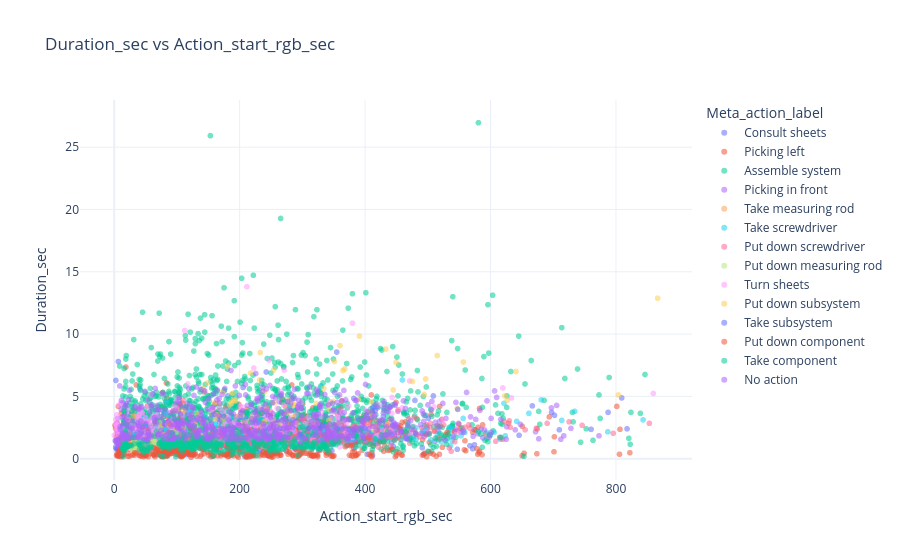
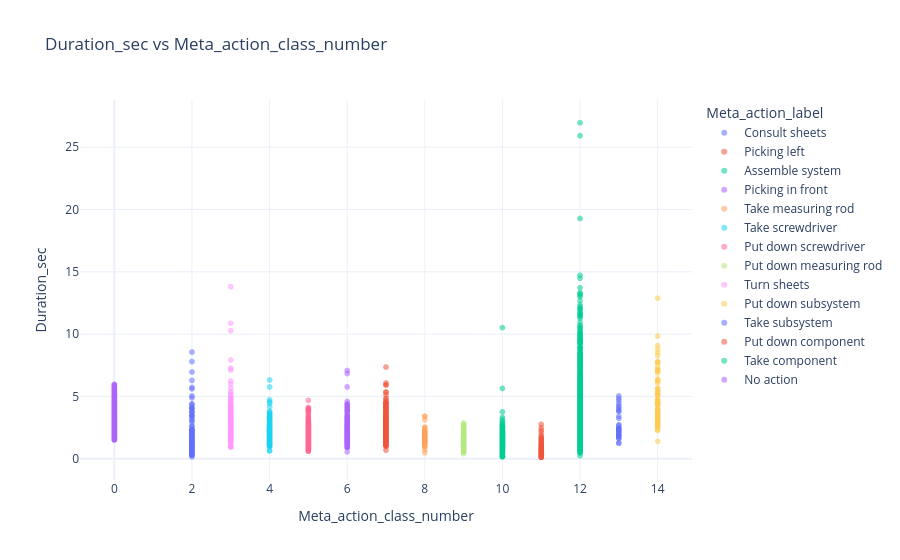
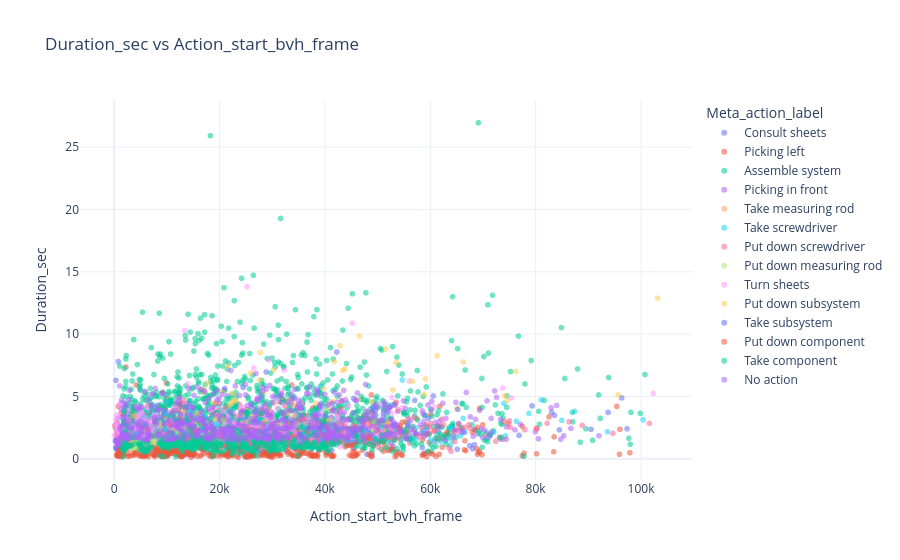

Notebook code for these charts, in order:
### Code cell
# --- Scatter vs target (numeric x vs TARGET_COL) ---
# Pick a few interpretable x variables
candidate_x = [c for c in ["Action_start_rgb_sec", "Meta_action_class_number", "Action_start_bvh_frame"] if c in df.columns]

for xcol in candidate_x:
    if xcol == TARGET_COL:
        continue
    fig = px.scatter(
        df,
        x=xcol,
        y=TARGET_COL,
        color="Meta_action_label" if "Meta_action_label" in df.columns else None,
        hover_data=["File", "Action_label"] if "File" in df.columns else None,
        title=f"{TARGET_COL} vs {xcol}",
        opacity=0.55,
    )
    fig.show()

### Figure 1 — Plotly figure (JSON) as saved in the notebook; plotly's stock layout.template omitted (floating-point values rounded to 4 significant figures; data arrays with more than 128 entries replaced by an {"elided": "..."} marker saying what was removed)
{"data": [{"customdata": {"elided": "132x2 str values"}, "hovertemplate": "Meta_action_label=Consult sheets<br>Action_start_rgb_sec=%{x}<br>Duration_sec=%{y}<br>File=%{customdata[0]}<br>Action_label=%{customdata[1]}<extra></extra>", "legendgroup": "Consult sheets", "marker": {"color": "#636efa", "opacity": 0.55, "symbol": "circle"}, "mode": "markers", "name": "Consult sheets", "showlegend": true, "type": "scattergl", "x": {"elided": "132 float values"}, "xaxis": "x", "y": {"elided": "132 float values"}, "yaxis": "y"}, {"customdata": {"elided": "641x2 str values"}, "hovertemplate": "Meta_action_label=Picking left<br>Action_start_rgb_sec=%{x}<br>Duration_sec=%{y}<br>File=%{customdata[0]}<br>Action_label=%{customdata[1]}<extra></extra>", "legendgroup": "Picking left", "marker": {"color": "#EF553B", "opacity": 0.55, "symbol": "circle"}, "mode": "markers", "name": "Picking left", "showlegend": true, "type": "scattergl", "x": {"elided": "641 float values"}, "xaxis": "x", "y": {"elided": "641 float values"}, "yaxis": "y"}, {"customdata": {"elided": "1378x2 str values"}, "hovertemplate": "Meta_action_label=Assemble system<br>Action_start_rgb_sec=%{x}<br>Duration_sec=%{y}<br>File=%{customdata[0]}<br>Action_label=%{customdata[1]}<extra></extra>", "legendgroup": "Assemble system", "marker": {"color": "#00cc96", "opacity": 0.55, "symbol": "circle"}, "mode": "markers", "name": "Assemble system", "showlegend": true, "type": "scattergl", "x": {"elided": "1378 float values"}, "xaxis": "x", "y": {"elided": "1378 float values"}, "yaxis": "y"}, {"customdata": {"elided": "456x2 str values"}, "hovertemplate": "Meta_action_label=Picking in front<br>Action_start_rgb_sec=%{x}<br>Duration_sec=%{y}<br>File=%{customdata[0]}<br>Action_label=%{customdata[1]}<extra></extra>", "legendgroup": "Picking in front", "marker": {"color": "#ab63fa", "opacity": 0.55, "symbol": "circle"}, "mode": "markers", "name": "Picking in front", "showlegend": true, "type": "scattergl", "x": {"elided": "456 float values"}, "xaxis": "x", "y": {"elided": "456 float values"}, "yaxis": "y"}, {"customdata": {"elided": "76x2 str values"}, "hovertemplate": "Meta_action_label=Take measuring rod<br>Action_start_rgb_sec=%{x}<br>Duration_sec=%{y}<br>File=%{customdata[0]}<br>Action_label=%{customdata[1]}<extra></extra>", "legendgroup": "Take measuring rod", "marker": {"color": "#FFA15A", "opacity": 0.55, "symbol": "circle"}, "mode": "markers", "name": "Take measuring rod", "showlegend": true, "type": "scattergl", "x": [36.56, 84.52, 23.24, 26.44, 42.4, 81.36, 58.2, 39.68, 110.2, 25.08, 76.2, 27.84, 30.72, 74.56, 59.88, 167.5, 59.28, 96.04, 69.28, 154.9, 47.48, 91.72, 24.0, 59.88, 31.76, 78.64, 35.44, 51.8, 125.2, 138.3, 28.08, 64.2, 26.04, 57.48, 37.76, 96.6, 32.6, 66.48, 24.28, 63.28, 30.96, 61.64, 24.64, 53.0, 19.44, 45.52, 26.12, 50.36, 34.68, 95.04, 27.2, 62.68, 26.0, 63.0, 76.28, 40.88, 78.16, 35.08, 73.28, 39.0, 88.68, 41.12, 78.56, 37.08, 23.36, 47.76, 24.04, 47.68, 57.24, 23.16, 57.48, 20.96, 48.64, 26.12, 65.44, 25.28], "xaxis": "x", "y": [1.36, 2.36, 3.12, 1.16, 1.64, 1.92, 1.64, 2.12, 1.0, 2.0, 1.6, 2.24, 3.4, 2.52, 2.12, 1.32, 1.32, 1.64, 2.2, 1.68, 1.84, 2.52, 1.64, 1.64, 1.48, 1.92, 3.4, 1.52, 2.0, 1.4, 1.56, 1.28, 1.4, 1.24, 1.68, 0.48, 1.36, 2.08, 1.32, 1.52, 1.4, 1.36, 1.12, 0.96, 1.56, 1.24, 1.2, 1.24, 2.08, 2.04, 1.84, 1.88, 1.56, 2.2, 0.72, 1.64, 1.92, 1.56, 1.52, 1.36, 1.36, 1.08, 1.32, 1.44, 1.4, 2.2, 1.4, 1.44, 1.88, 1.48, 1.28, 1.48, 1.28, 1.36, 1.64, 1.52], "yaxis": "y"}, {"customdata": {"elided": "420x2 str values"}, "hovertemplate": "Meta_action_label=Take screwdriver<br>Action_start_rgb_sec=%{x}<br>Duration_sec=%{y}<br>File=%{customdata[0]}<br>Action_label=%{customdata[1]}<extra></extra>", "legendgroup": "Take screwdriver", "marker": {"color": "#19d3f3", "opacity": 0.55, "symbol": "circle"}, "mode": "markers", "name": "Take screwdriver", "showlegend": true, "type": "scattergl", "x": {"elided": "420 float values"}, "xaxis": "x", "y": {"elided": "420 float values"}, "yaxis": "y"}, {"customdata": {"elided": "416x2 str values"}, "hovertemplate": "Meta_action_label=Put down screwdriver<br>Action_start_rgb_sec=%{x}<br>Duration_sec=%{y}<br>File=%{customdata[0]}<br>Action_label=%{customdata[1]}<extra></extra>", "legendgroup": "Put down screwdriver", "marker": {"color": "#FF6692", "opacity": 0.55, "symbol": "circle"}, "mode": "markers", "name": "Put down screwdriver", "showlegend": true, "type": "scattergl", "x": {"elided": "416 float values"}, "xaxis": "x", "y": {"elided": "416 float values"}, "yaxis": "y"}, {"customdata": {"elided": "74x2 str values"}, "hovertemplate": "Meta_action_label=Put down measuring rod<br>Action_start_rgb_sec=%{x}<br>Duration_sec=%{y}<br>File=%{customdata[0]}<br>Action_label=%{customdata[1]}<extra></extra>", "legendgroup": "Put down measuring rod", "marker": {"color": "#B6E880", "opacity": 0.55, "symbol": "circle"}, "mode": "markers", "name": "Put down measuring rod", "showlegend": true, "type": "scattergl", "x": [47.28, 93.12, 32.84, 30.0, 49.24, 86.72, 33.72, 65.44, 138.4, 29.72, 79.28, 34.2, 85.2, 70.2, 104.0, 95.36, 174.8, 63.0, 35.2, 71.2, 48.8, 84.88, 45.68, 70.56, 134.3, 146.4, 33.0, 68.64, 29.04, 60.28, 58.76, 100.2, 35.92, 70.72, 28.88, 36.92, 67.84, 34.72, 64.72, 60.76, 25.36, 51.24, 32.08, 56.68, 51.48, 114.7, 37.44, 72.64, 36.12, 73.84, 79.12, 45.52, 86.72, 40.64, 76.56, 46.16, 98.44, 48.92, 84.0, 45.08, 81.96, 27.04, 52.52, 28.24, 51.6, 60.56, 35.0, 65.92, 31.4, 61.24, 37.52, 79.64, 55.4, 91.36], "xaxis": "x", "y": [1.84, 2.32, 2.56, 0.68, 1.68, 0.6, 2.36, 1.36, 1.84, 0.96, 0.8, 0.88, 2.76, 0.64, 0.68, 1.24, 2.72, 1.56, 1.56, 1.28, 1.84, 1.56, 1.12, 2.16, 1.24, 2.72, 1.52, 1.04, 1.28, 1.36, 0.4, 0.52, 0.92, 0.76, 0.76, 1.36, 0.56, 0.72, 1.28, 0.96, 1.2, 1.4, 0.88, 1.04, 1.96, 1.36, 2.64, 2.88, 1.64, 2.44, 1.44, 1.84, 1.84, 1.96, 1.52, 2.16, 2.12, 1.72, 1.32, 0.96, 1.52, 1.08, 1.24, 1.2, 1.6, 1.6, 1.08, 1.36, 1.28, 1.68, 2.52, 1.92, 1.6, 1.6], "yaxis": "y"}, {"customdata": {"elided": "224x2 str values"}, "hovertemplate": "Meta_action_label=Turn sheets<br>Action_start_rgb_sec=%{x}<br>Duration_sec=%{y}<br>File=%{customdata[0]}<br>Action_label=%{customdata[1]}<extra></extra>", "legendgroup": "Turn sheets", "marker": {"color": "#FF97FF", "opacity": 0.55, "symbol": "circle"}, "mode": "markers", "name": "Turn sheets", "showlegend": true, "type": "scattergl", "x": {"elided": "224 float values"}, "xaxis": "x", "y": {"elided": "224 float values"}, "yaxis": "y"}, {"customdata": {"elided": "77x2 str values"}, "hovertemplate": "Meta_action_label=Put down subsystem<br>Action_start_rgb_sec=%{x}<br>Duration_sec=%{y}<br>File=%{customdata[0]}<br>Action_label=%{customdata[1]}<extra></extra>", "legendgroup": "Put down subsystem", "marker": {"color": "#FECB52", "opacity": 0.55, "symbol": "circle"}, "mode": "markers", "name": "Put down subsystem", "showlegend": true, "type": "scattergl", "x": [217.5, 515.0, 184.3, 435.0, 190.5, 414.8, 187.7, 420.0, 141.8, 344.0, 286.6, 626.5, 167.0, 389.0, 193.6, 410.2, 360.0, 622.7, 239.7, 444.8, 349.3, 803.9, 286.7, 556.7, 199.0, 496.5, 203.6, 408.4, 351.1, 866.5, 163.8, 342.8, 148.8, 321.9, 219.3, 436.2, 173.3, 358.7, 142.0, 290.7, 129.1, 277.9, 123.2, 274.8, 111.0, 239.8, 110.6, 235.3, 254.4, 494.3, 180.5, 367.5, 172.5, 334.2, 231.8, 546.8, 216.1, 433.0, 255.5, 475.6, 159.4, 364.6, 243.2, 449.6, 141.2, 155.9, 323.2, 129.9, 263.5, 160.6, 342.3, 132.7, 285.6, 232.8, 640.5, 188.4, 391.1], "xaxis": "x", "y": [6.88, 8.28, 4.32, 2.28, 4.68, 2.32, 4.52, 2.64, 5.64, 4.44, 4.36, 4.68, 4.48, 4.76, 4.64, 4.56, 9.08, 5.04, 3.0, 5.52, 4.6, 5.12, 4.32, 7.76, 3.48, 6.4, 3.48, 3.76, 7.8, 12.88, 3.52, 3.96, 6.08, 4.44, 3.32, 2.8, 3.16, 2.84, 2.76, 2.84, 2.48, 4.68, 3.32, 3.64, 2.56, 5.36, 3.84, 2.64, 7.12, 5.16, 7.44, 7.2, 5.36, 5.64, 6.32, 4.04, 2.96, 8.8, 4.48, 6.2, 4.48, 7.08, 3.96, 7.72, 2.8, 1.4, 2.84, 2.72, 2.68, 3.16, 3.08, 3.56, 3.36, 8.52, 7.0, 5.24, 9.84], "yaxis": "y"}, {"customdata": [["P01_R01", "[OP070] Catch component"], ["P01_R02", "[OP070] Catch P360-1"], ["P01_R03", "[OP070] Catch P360-1"], ["P02_R01", "[OP070] Catch P360-1"], ["P02_R02", "[OP070] Catch P360-1"], ["P03_R01", "[OP070] Catch P360-1"], ["P03_R03", "[OP070] Catch P360-1"], ["P03_R04", "[OP070] Catch P360-1"], ["P04_R01", "[OP070] Catch P360-1"], ["P04_R02", "[OP070] Catch P360-1"], ["P05_R01", "[OP070] Catch P360-1"], ["P05_R02", "[OP070] Catch P360-1"], ["P05_R03", "[OP070] Catch P360-1"], ["P05_R04", "[OP070] Catch P360-1"], ["P06_R01", "[OP070] Catch P360-1"], ["P07_R01", "[OP070] Catch P360-1"], ["P07_R02", "[OP070] Catch P360-1"], ["P08_R01", "[OP070] Catch P360-1"], ["P08_R02", "[OP070] Catch P360-1"], ["P08_R03", "[OP070] Catch P360-1"], ["P08_R04", "[OP070] Catch P360-1"], ["P09_R01", "[OP070] Catch P360-1"], ["P09_R02", "[OP070] Catch P360-1"], ["P09_R03", "[OP070] Catch P360-1"], ["P10_R01", "[OP070] Catch P360-1"], ["P10_R02", "[OP070] Catch P360-1"], ["P10_R03", "[OP070] Catch P360-1"], ["P11_R01", "[OP070] Catch P360-1"], ["P11_R02", "[OP070] Catch P360-1"], ["P12_R01", "[OP070] Catch P360-1"], ["P12_R02", "[OP070] Catch P360-1"], ["P13_R02", "[OP070] Catch P360-1"], ["P14_R01", "[OP030] Catch component"], ["P14_R01", "[OP070] Catch P360-1"], ["P14_R02", "[OP070] Catch P360-1"], ["P15_R01", "[OP070] Catch P360-1"], ["P15_R02", "[OP070] Catch P360-1"], ["P16_R01", "[OP070] Catch P360-1"], ["P16_R02", "[OP070] Catch P360-1"]], "hovertemplate": "Meta_action_label=Take subsystem<br>Action_start_rgb_sec=%{x}<br>Duration_sec=%{y}<br>File=%{customdata[0]}<br>Action_label=%{customdata[1]}<extra></extra>", "legendgroup": "Take subsystem", "marker": {"color": "#636efa", "opacity": 0.55, "symbol": "circle"}, "mode": "markers", "name": "Take subsystem", "showlegend": true, "type": "scattergl", "x": [480.8, 412.3, 381.8, 381.9, 310.2, 599.0, 355.7, 383.7, 547.8, 411.6, 666.7, 500.9, 458.4, 374.6, 760.4, 316.8, 296.8, 381.8, 325.0, 266.0, 250.5, 248.1, 223.2, 214.8, 443.9, 328.6, 296.7, 479.4, 398.5, 429.1, 332.6, 416.0, 145.4, 298.8, 241.0, 322.1, 264.4, 508.9, 348.0], "xaxis": "x", "y": [2.0, 4.12, 2.32, 4.84, 2.44, 1.92, 2.4, 2.24, 3.96, 3.8, 4.24, 3.24, 2.16, 2.32, 2.36, 1.88, 1.92, 1.84, 2.48, 1.76, 1.64, 1.8, 1.28, 2.2, 2.72, 2.44, 1.24, 4.68, 1.64, 3.4, 2.68, 3.84, 2.4, 1.76, 1.96, 2.12, 2.44, 5.04, 4.44], "yaxis": "y"}, {"customdata": {"elided": "385x2 str values"}, "hovertemplate": "Meta_action_label=Put down component<br>Action_start_rgb_sec=%{x}<br>Duration_sec=%{y}<br>File=%{customdata[0]}<br>Action_label=%{customdata[1]}<extra></extra>", "legendgroup": "Put down component", "marker": {"color": "#EF553B", "opacity": 0.55, "symbol": "circle"}, "mode": "markers", "name": "Put down component", "showlegend": true, "type": "scattergl", "x": {"elided": "385 float values"}, "xaxis": "x", "y": {"elided": "385 float values"}, "yaxis": "y"}, {"customdata": {"elided": "485x2 str values"}, "hovertemplate": "Meta_action_label=Take component<br>Action_start_rgb_sec=%{x}<br>Duration_sec=%{y}<br>File=%{customdata[0]}<br>Action_label=%{customdata[1]}<extra></extra>", "legendgroup": "Take component", "marker": {"color": "#00cc96", "opacity": 0.55, "symbol": "circle"}, "mode": "markers", "name": "Take component", "showlegend": true, "type": "scattergl", "x": {"elided": "485 float values"}, "xaxis": "x", "y": {"elided": "485 float values"}, "yaxis": "y"}, {"customdata": {"elided": "500x2 str values"}, "hovertemplate": "Meta_action_label=No action<br>Action_start_rgb_sec=%{x}<br>Duration_sec=%{y}<br>File=%{customdata[0]}<br>Action_label=%{customdata[1]}<extra></extra>", "legendgroup": "No action", "marker": {"color": "#ab63fa", "opacity": 0.55, "symbol": "circle"}, "mode": "markers", "name": "No action", "showlegend": true, "type": "scattergl", "x": {"elided": "500 float values"}, "xaxis": "x", "y": {"elided": "500 float values"}, "yaxis": "y"}], "layout": {"legend": {"title": {"text": "Meta_action_label"}, "tracegroupgap": 0}, "title": {"text": "Duration_sec vs Action_start_rgb_sec"}, "xaxis": {"anchor": "y", "domain": [0, 1], "title": {"text": "Action_start_rgb_sec"}}, "yaxis": {"anchor": "x", "domain": [0, 1], "title": {"text": "Duration_sec"}}}}

### Figure 2 — Plotly figure (JSON) as saved in the notebook; plotly's stock layout.template omitted (floating-point values rounded to 4 significant figures; data arrays with more than 128 entries replaced by an {"elided": "..."} marker saying what was removed)
{"data": [{"customdata": {"elided": "132x2 str values"}, "hovertemplate": "Meta_action_label=Consult sheets<br>Meta_action_class_number=%{x}<br>Duration_sec=%{y}<br>File=%{customdata[0]}<br>Action_label=%{customdata[1]}<extra></extra>", "legendgroup": "Consult sheets", "marker": {"color": "#636efa", "opacity": 0.55, "symbol": "circle"}, "mode": "markers", "name": "Consult sheets", "showlegend": true, "type": "scattergl", "x": {"elided": "132 int values"}, "xaxis": "x", "y": {"elided": "132 float values"}, "yaxis": "y"}, {"customdata": {"elided": "641x2 str values"}, "hovertemplate": "Meta_action_label=Picking left<br>Meta_action_class_number=%{x}<br>Duration_sec=%{y}<br>File=%{customdata[0]}<br>Action_label=%{customdata[1]}<extra></extra>", "legendgroup": "Picking left", "marker": {"color": "#EF553B", "opacity": 0.55, "symbol": "circle"}, "mode": "markers", "name": "Picking left", "showlegend": true, "type": "scattergl", "x": {"elided": "641 int values"}, "xaxis": "x", "y": {"elided": "641 float values"}, "yaxis": "y"}, {"customdata": {"elided": "1378x2 str values"}, "hovertemplate": "Meta_action_label=Assemble system<br>Meta_action_class_number=%{x}<br>Duration_sec=%{y}<br>File=%{customdata[0]}<br>Action_label=%{customdata[1]}<extra></extra>", "legendgroup": "Assemble system", "marker": {"color": "#00cc96", "opacity": 0.55, "symbol": "circle"}, "mode": "markers", "name": "Assemble system", "showlegend": true, "type": "scattergl", "x": {"elided": "1378 int values"}, "xaxis": "x", "y": {"elided": "1378 float values"}, "yaxis": "y"}, {"customdata": {"elided": "456x2 str values"}, "hovertemplate": "Meta_action_label=Picking in front<br>Meta_action_class_number=%{x}<br>Duration_sec=%{y}<br>File=%{customdata[0]}<br>Action_label=%{customdata[1]}<extra></extra>", "legendgroup": "Picking in front", "marker": {"color": "#ab63fa", "opacity": 0.55, "symbol": "circle"}, "mode": "markers", "name": "Picking in front", "showlegend": true, "type": "scattergl", "x": {"elided": "456 int values"}, "xaxis": "x", "y": {"elided": "456 float values"}, "yaxis": "y"}, {"customdata": {"elided": "76x2 str values"}, "hovertemplate": "Meta_action_label=Take measuring rod<br>Meta_action_class_number=%{x}<br>Duration_sec=%{y}<br>File=%{customdata[0]}<br>Action_label=%{customdata[1]}<extra></extra>", "legendgroup": "Take measuring rod", "marker": {"color": "#FFA15A", "opacity": 0.55, "symbol": "circle"}, "mode": "markers", "name": "Take measuring rod", "showlegend": true, "type": "scattergl", "x": [8, 8, 8, 8, 8, 8, 8, 8, 8, 8, 8, 8, 8, 8, 8, 8, 8, 8, 8, 8, 8, 8, 8, 8, 8, 8, 8, 8, 8, 8, 8, 8, 8, 8, 8, 8, 8, 8, 8, 8, 8, 8, 8, 8, 8, 8, 8, 8, 8, 8, 8, 8, 8, 8, 8, 8, 8, 8, 8, 8, 8, 8, 8, 8, 8, 8, 8, 8, 8, 8, 8, 8, 8, 8, 8, 8], "xaxis": "x", "y": [1.36, 2.36, 3.12, 1.16, 1.64, 1.92, 1.64, 2.12, 1.0, 2.0, 1.6, 2.24, 3.4, 2.52, 2.12, 1.32, 1.32, 1.64, 2.2, 1.68, 1.84, 2.52, 1.64, 1.64, 1.48, 1.92, 3.4, 1.52, 2.0, 1.4, 1.56, 1.28, 1.4, 1.24, 1.68, 0.48, 1.36, 2.08, 1.32, 1.52, 1.4, 1.36, 1.12, 0.96, 1.56, 1.24, 1.2, 1.24, 2.08, 2.04, 1.84, 1.88, 1.56, 2.2, 0.72, 1.64, 1.92, 1.56, 1.52, 1.36, 1.36, 1.08, 1.32, 1.44, 1.4, 2.2, 1.4, 1.44, 1.88, 1.48, 1.28, 1.48, 1.28, 1.36, 1.64, 1.52], "yaxis": "y"}, {"customdata": {"elided": "420x2 str values"}, "hovertemplate": "Meta_action_label=Take screwdriver<br>Meta_action_class_number=%{x}<br>Duration_sec=%{y}<br>File=%{customdata[0]}<br>Action_label=%{customdata[1]}<extra></extra>", "legendgroup": "Take screwdriver", "marker": {"color": "#19d3f3", "opacity": 0.55, "symbol": "circle"}, "mode": "markers", "name": "Take screwdriver", "showlegend": true, "type": "scattergl", "x": {"elided": "420 int values"}, "xaxis": "x", "y": {"elided": "420 float values"}, "yaxis": "y"}, {"customdata": {"elided": "416x2 str values"}, "hovertemplate": "Meta_action_label=Put down screwdriver<br>Meta_action_class_number=%{x}<br>Duration_sec=%{y}<br>File=%{customdata[0]}<br>Action_label=%{customdata[1]}<extra></extra>", "legendgroup": "Put down screwdriver", "marker": {"color": "#FF6692", "opacity": 0.55, "symbol": "circle"}, "mode": "markers", "name": "Put down screwdriver", "showlegend": true, "type": "scattergl", "x": {"elided": "416 int values"}, "xaxis": "x", "y": {"elided": "416 float values"}, "yaxis": "y"}, {"customdata": {"elided": "74x2 str values"}, "hovertemplate": "Meta_action_label=Put down measuring rod<br>Meta_action_class_number=%{x}<br>Duration_sec=%{y}<br>File=%{customdata[0]}<br>Action_label=%{customdata[1]}<extra></extra>", "legendgroup": "Put down measuring rod", "marker": {"color": "#B6E880", "opacity": 0.55, "symbol": "circle"}, "mode": "markers", "name": "Put down measuring rod", "showlegend": true, "type": "scattergl", "x": [9, 9, 9, 9, 9, 9, 9, 9, 9, 9, 9, 9, 9, 9, 9, 9, 9, 9, 9, 9, 9, 9, 9, 9, 9, 9, 9, 9, 9, 9, 9, 9, 9, 9, 9, 9, 9, 9, 9, 9, 9, 9, 9, 9, 9, 9, 9, 9, 9, 9, 9, 9, 9, 9, 9, 9, 9, 9, 9, 9, 9, 9, 9, 9, 9, 9, 9, 9, 9, 9, 9, 9, 9, 9], "xaxis": "x", "y": [1.84, 2.32, 2.56, 0.68, 1.68, 0.6, 2.36, 1.36, 1.84, 0.96, 0.8, 0.88, 2.76, 0.64, 0.68, 1.24, 2.72, 1.56, 1.56, 1.28, 1.84, 1.56, 1.12, 2.16, 1.24, 2.72, 1.52, 1.04, 1.28, 1.36, 0.4, 0.52, 0.92, 0.76, 0.76, 1.36, 0.56, 0.72, 1.28, 0.96, 1.2, 1.4, 0.88, 1.04, 1.96, 1.36, 2.64, 2.88, 1.64, 2.44, 1.44, 1.84, 1.84, 1.96, 1.52, 2.16, 2.12, 1.72, 1.32, 0.96, 1.52, 1.08, 1.24, 1.2, 1.6, 1.6, 1.08, 1.36, 1.28, 1.68, 2.52, 1.92, 1.6, 1.6], "yaxis": "y"}, {"customdata": {"elided": "224x2 str values"}, "hovertemplate": "Meta_action_label=Turn sheets<br>Meta_action_class_number=%{x}<br>Duration_sec=%{y}<br>File=%{customdata[0]}<br>Action_label=%{customdata[1]}<extra></extra>", "legendgroup": "Turn sheets", "marker": {"color": "#FF97FF", "opacity": 0.55, "symbol": "circle"}, "mode": "markers", "name": "Turn sheets", "showlegend": true, "type": "scattergl", "x": {"elided": "224 int values"}, "xaxis": "x", "y": {"elided": "224 float values"}, "yaxis": "y"}, {"customdata": {"elided": "77x2 str values"}, "hovertemplate": "Meta_action_label=Put down subsystem<br>Meta_action_class_number=%{x}<br>Duration_sec=%{y}<br>File=%{customdata[0]}<br>Action_label=%{customdata[1]}<extra></extra>", "legendgroup": "Put down subsystem", "marker": {"color": "#FECB52", "opacity": 0.55, "symbol": "circle"}, "mode": "markers", "name": "Put down subsystem", "showlegend": true, "type": "scattergl", "x": [14, 14, 14, 14, 14, 14, 14, 14, 14, 14, 14, 14, 14, 14, 14, 14, 14, 14, 14, 14, 14, 14, 14, 14, 14, 14, 14, 14, 14, 14, 14, 14, 14, 14, 14, 14, 14, 14, 14, 14, 14, 14, 14, 14, 14, 14, 14, 14, 14, 14, 14, 14, 14, 14, 14, 14, 14, 14, 14, 14, 14, 14, 14, 14, 14, 14, 14, 14, 14, 14, 14, 14, 14, 14, 14, 14, 14], "xaxis": "x", "y": [6.88, 8.28, 4.32, 2.28, 4.68, 2.32, 4.52, 2.64, 5.64, 4.44, 4.36, 4.68, 4.48, 4.76, 4.64, 4.56, 9.08, 5.04, 3.0, 5.52, 4.6, 5.12, 4.32, 7.76, 3.48, 6.4, 3.48, 3.76, 7.8, 12.88, 3.52, 3.96, 6.08, 4.44, 3.32, 2.8, 3.16, 2.84, 2.76, 2.84, 2.48, 4.68, 3.32, 3.64, 2.56, 5.36, 3.84, 2.64, 7.12, 5.16, 7.44, 7.2, 5.36, 5.64, 6.32, 4.04, 2.96, 8.8, 4.48, 6.2, 4.48, 7.08, 3.96, 7.72, 2.8, 1.4, 2.84, 2.72, 2.68, 3.16, 3.08, 3.56, 3.36, 8.52, 7.0, 5.24, 9.84], "yaxis": "y"}, {"customdata": [["P01_R01", "[OP070] Catch component"], ["P01_R02", "[OP070] Catch P360-1"], ["P01_R03", "[OP070] Catch P360-1"], ["P02_R01", "[OP070] Catch P360-1"], ["P02_R02", "[OP070] Catch P360-1"], ["P03_R01", "[OP070] Catch P360-1"], ["P03_R03", "[OP070] Catch P360-1"], ["P03_R04", "[OP070] Catch P360-1"], ["P04_R01", "[OP070] Catch P360-1"], ["P04_R02", "[OP070] Catch P360-1"], ["P05_R01", "[OP070] Catch P360-1"], ["P05_R02", "[OP070] Catch P360-1"], ["P05_R03", "[OP070] Catch P360-1"], ["P05_R04", "[OP070] Catch P360-1"], ["P06_R01", "[OP070] Catch P360-1"], ["P07_R01", "[OP070] Catch P360-1"], ["P07_R02", "[OP070] Catch P360-1"], ["P08_R01", "[OP070] Catch P360-1"], ["P08_R02", "[OP070] Catch P360-1"], ["P08_R03", "[OP070] Catch P360-1"], ["P08_R04", "[OP070] Catch P360-1"], ["P09_R01", "[OP070] Catch P360-1"], ["P09_R02", "[OP070] Catch P360-1"], ["P09_R03", "[OP070] Catch P360-1"], ["P10_R01", "[OP070] Catch P360-1"], ["P10_R02", "[OP070] Catch P360-1"], ["P10_R03", "[OP070] Catch P360-1"], ["P11_R01", "[OP070] Catch P360-1"], ["P11_R02", "[OP070] Catch P360-1"], ["P12_R01", "[OP070] Catch P360-1"], ["P12_R02", "[OP070] Catch P360-1"], ["P13_R02", "[OP070] Catch P360-1"], ["P14_R01", "[OP030] Catch component"], ["P14_R01", "[OP070] Catch P360-1"], ["P14_R02", "[OP070] Catch P360-1"], ["P15_R01", "[OP070] Catch P360-1"], ["P15_R02", "[OP070] Catch P360-1"], ["P16_R01", "[OP070] Catch P360-1"], ["P16_R02", "[OP070] Catch P360-1"]], "hovertemplate": "Meta_action_label=Take subsystem<br>Meta_action_class_number=%{x}<br>Duration_sec=%{y}<br>File=%{customdata[0]}<br>Action_label=%{customdata[1]}<extra></extra>", "legendgroup": "Take subsystem", "marker": {"color": "#636efa", "opacity": 0.55, "symbol": "circle"}, "mode": "markers", "name": "Take subsystem", "showlegend": true, "type": "scattergl", "x": [13, 13, 13, 13, 13, 13, 13, 13, 13, 13, 13, 13, 13, 13, 13, 13, 13, 13, 13, 13, 13, 13, 13, 13, 13, 13, 13, 13, 13, 13, 13, 13, 13, 13, 13, 13, 13, 13, 13], "xaxis": "x", "y": [2.0, 4.12, 2.32, 4.84, 2.44, 1.92, 2.4, 2.24, 3.96, 3.8, 4.24, 3.24, 2.16, 2.32, 2.36, 1.88, 1.92, 1.84, 2.48, 1.76, 1.64, 1.8, 1.28, 2.2, 2.72, 2.44, 1.24, 4.68, 1.64, 3.4, 2.68, 3.84, 2.4, 1.76, 1.96, 2.12, 2.44, 5.04, 4.44], "yaxis": "y"}, {"customdata": {"elided": "385x2 str values"}, "hovertemplate": "Meta_action_label=Put down component<br>Meta_action_class_number=%{x}<br>Duration_sec=%{y}<br>File=%{customdata[0]}<br>Action_label=%{customdata[1]}<extra></extra>", "legendgroup": "Put down component", "marker": {"color": "#EF553B", "opacity": 0.55, "symbol": "circle"}, "mode": "markers", "name": "Put down component", "showlegend": true, "type": "scattergl", "x": {"elided": "385 int values"}, "xaxis": "x", "y": {"elided": "385 float values"}, "yaxis": "y"}, {"customdata": {"elided": "485x2 str values"}, "hovertemplate": "Meta_action_label=Take component<br>Meta_action_class_number=%{x}<br>Duration_sec=%{y}<br>File=%{customdata[0]}<br>Action_label=%{customdata[1]}<extra></extra>", "legendgroup": "Take component", "marker": {"color": "#00cc96", "opacity": 0.55, "symbol": "circle"}, "mode": "markers", "name": "Take component", "showlegend": true, "type": "scattergl", "x": {"elided": "485 int values"}, "xaxis": "x", "y": {"elided": "485 float values"}, "yaxis": "y"}, {"customdata": {"elided": "500x2 str values"}, "hovertemplate": "Meta_action_label=No action<br>Meta_action_class_number=%{x}<br>Duration_sec=%{y}<br>File=%{customdata[0]}<br>Action_label=%{customdata[1]}<extra></extra>", "legendgroup": "No action", "marker": {"color": "#ab63fa", "opacity": 0.55, "symbol": "circle"}, "mode": "markers", "name": "No action", "showlegend": true, "type": "scattergl", "x": {"elided": "500 int values"}, "xaxis": "x", "y": {"elided": "500 float values"}, "yaxis": "y"}], "layout": {"legend": {"title": {"text": "Meta_action_label"}, "tracegroupgap": 0}, "title": {"text": "Duration_sec vs Meta_action_class_number"}, "xaxis": {"anchor": "y", "domain": [0, 1], "title": {"text": "Meta_action_class_number"}}, "yaxis": {"anchor": "x", "domain": [0, 1], "title": {"text": "Duration_sec"}}}}

### Figure 3 — Plotly figure (JSON) as saved in the notebook; plotly's stock layout.template omitted (floating-point values rounded to 4 significant figures; data arrays with more than 128 entries replaced by an {"elided": "..."} marker saying what was removed)
{"data": [{"customdata": {"elided": "132x2 str values"}, "hovertemplate": "Meta_action_label=Consult sheets<br>Action_start_bvh_frame=%{x}<br>Duration_sec=%{y}<br>File=%{customdata[0]}<br>Action_label=%{customdata[1]}<extra></extra>", "legendgroup": "Consult sheets", "marker": {"color": "#636efa", "opacity": 0.55, "symbol": "circle"}, "mode": "markers", "name": "Consult sheets", "showlegend": true, "type": "scattergl", "x": {"elided": "132 int values"}, "xaxis": "x", "y": {"elided": "132 float values"}, "yaxis": "y"}, {"customdata": {"elided": "641x2 str values"}, "hovertemplate": "Meta_action_label=Picking left<br>Action_start_bvh_frame=%{x}<br>Duration_sec=%{y}<br>File=%{customdata[0]}<br>Action_label=%{customdata[1]}<extra></extra>", "legendgroup": "Picking left", "marker": {"color": "#EF553B", "opacity": 0.55, "symbol": "circle"}, "mode": "markers", "name": "Picking left", "showlegend": true, "type": "scattergl", "x": {"elided": "641 int values"}, "xaxis": "x", "y": {"elided": "641 float values"}, "yaxis": "y"}, {"customdata": {"elided": "1378x2 str values"}, "hovertemplate": "Meta_action_label=Assemble system<br>Action_start_bvh_frame=%{x}<br>Duration_sec=%{y}<br>File=%{customdata[0]}<br>Action_label=%{customdata[1]}<extra></extra>", "legendgroup": "Assemble system", "marker": {"color": "#00cc96", "opacity": 0.55, "symbol": "circle"}, "mode": "markers", "name": "Assemble system", "showlegend": true, "type": "scattergl", "x": {"elided": "1378 int values"}, "xaxis": "x", "y": {"elided": "1378 float values"}, "yaxis": "y"}, {"customdata": {"elided": "456x2 str values"}, "hovertemplate": "Meta_action_label=Picking in front<br>Action_start_bvh_frame=%{x}<br>Duration_sec=%{y}<br>File=%{customdata[0]}<br>Action_label=%{customdata[1]}<extra></extra>", "legendgroup": "Picking in front", "marker": {"color": "#ab63fa", "opacity": 0.55, "symbol": "circle"}, "mode": "markers", "name": "Picking in front", "showlegend": true, "type": "scattergl", "x": {"elided": "456 int values"}, "xaxis": "x", "y": {"elided": "456 float values"}, "yaxis": "y"}, {"customdata": {"elided": "76x2 str values"}, "hovertemplate": "Meta_action_label=Take measuring rod<br>Action_start_bvh_frame=%{x}<br>Duration_sec=%{y}<br>File=%{customdata[0]}<br>Action_label=%{customdata[1]}<extra></extra>", "legendgroup": "Take measuring rod", "marker": {"color": "#FFA15A", "opacity": 0.55, "symbol": "circle"}, "mode": "markers", "name": "Take measuring rod", "showlegend": true, "type": "scattergl", "x": [4352, 10061, 2767, 3148, 5048, 9687, 6929, 4725, 13122, 2986, 9074, 3316, 3659, 8881, 7129, 19938, 7053, 11426, 8243, 18427, 5650, 10915, 2857, 7127, 3779, 9357, 4219, 6167, 14911, 16464, 3342, 7640, 3099, 6840, 4491, 11489, 3877, 7905, 2891, 7534, 3683, 7332, 2933, 6309, 2314, 5418, 3109, 5995, 4128, 11312, 3238, 7461, 3091, 7489, 9068, 4865, 9301, 4174, 8720, 4643, 10558, 4894, 9350, 4414, 2781, 5686, 2863, 5678, 6816, 2757, 6843, 2495, 5790, 3110, 7791, 3009], "xaxis": "x", "y": [1.36, 2.36, 3.12, 1.16, 1.64, 1.92, 1.64, 2.12, 1.0, 2.0, 1.6, 2.24, 3.4, 2.52, 2.12, 1.32, 1.32, 1.64, 2.2, 1.68, 1.84, 2.52, 1.64, 1.64, 1.48, 1.92, 3.4, 1.52, 2.0, 1.4, 1.56, 1.28, 1.4, 1.24, 1.68, 0.48, 1.36, 2.08, 1.32, 1.52, 1.4, 1.36, 1.12, 0.96, 1.56, 1.24, 1.2, 1.24, 2.08, 2.04, 1.84, 1.88, 1.56, 2.2, 0.72, 1.64, 1.92, 1.56, 1.52, 1.36, 1.36, 1.08, 1.32, 1.44, 1.4, 2.2, 1.4, 1.44, 1.88, 1.48, 1.28, 1.48, 1.28, 1.36, 1.64, 1.52], "yaxis": "y"}, {"customdata": {"elided": "420x2 str values"}, "hovertemplate": "Meta_action_label=Take screwdriver<br>Action_start_bvh_frame=%{x}<br>Duration_sec=%{y}<br>File=%{customdata[0]}<br>Action_label=%{customdata[1]}<extra></extra>", "legendgroup": "Take screwdriver", "marker": {"color": "#19d3f3", "opacity": 0.55, "symbol": "circle"}, "mode": "markers", "name": "Take screwdriver", "showlegend": true, "type": "scattergl", "x": {"elided": "420 int values"}, "xaxis": "x", "y": {"elided": "420 float values"}, "yaxis": "y"}, {"customdata": {"elided": "416x2 str values"}, "hovertemplate": "Meta_action_label=Put down screwdriver<br>Action_start_bvh_frame=%{x}<br>Duration_sec=%{y}<br>File=%{customdata[0]}<br>Action_label=%{customdata[1]}<extra></extra>", "legendgroup": "Put down screwdriver", "marker": {"color": "#FF6692", "opacity": 0.55, "symbol": "circle"}, "mode": "markers", "name": "Put down screwdriver", "showlegend": true, "type": "scattergl", "x": {"elided": "416 int values"}, "xaxis": "x", "y": {"elided": "416 float values"}, "yaxis": "y"}, {"customdata": {"elided": "74x2 str values"}, "hovertemplate": "Meta_action_label=Put down measuring rod<br>Action_start_bvh_frame=%{x}<br>Duration_sec=%{y}<br>File=%{customdata[0]}<br>Action_label=%{customdata[1]}<extra></extra>", "legendgroup": "Put down measuring rod", "marker": {"color": "#B6E880", "opacity": 0.55, "symbol": "circle"}, "mode": "markers", "name": "Put down measuring rod", "showlegend": true, "type": "scattergl", "x": [5628, 11084, 3909, 3572, 5863, 10325, 4014, 7790, 16480, 3539, 9440, 4074, 10149, 8352, 12373, 11346, 20793, 7497, 4190, 8474, 5806, 10099, 5439, 8401, 15992, 17435, 3927, 8168, 3456, 7173, 6989, 11917, 4271, 8409, 3438, 4395, 8077, 4130, 7698, 7233, 3019, 6099, 3819, 6747, 6127, 13650, 4456, 8646, 4294, 8778, 9406, 5417, 10320, 4836, 9110, 5496, 11720, 5823, 9998, 5367, 9757, 3219, 6253, 3363, 6144, 7211, 4167, 7847, 3738, 7290, 4467, 9482, 6595, 10876], "xaxis": "x", "y": [1.84, 2.32, 2.56, 0.68, 1.68, 0.6, 2.36, 1.36, 1.84, 0.96, 0.8, 0.88, 2.76, 0.64, 0.68, 1.24, 2.72, 1.56, 1.56, 1.28, 1.84, 1.56, 1.12, 2.16, 1.24, 2.72, 1.52, 1.04, 1.28, 1.36, 0.4, 0.52, 0.92, 0.76, 0.76, 1.36, 0.56, 0.72, 1.28, 0.96, 1.2, 1.4, 0.88, 1.04, 1.96, 1.36, 2.64, 2.88, 1.64, 2.44, 1.44, 1.84, 1.84, 1.96, 1.52, 2.16, 2.12, 1.72, 1.32, 0.96, 1.52, 1.08, 1.24, 1.2, 1.6, 1.6, 1.08, 1.36, 1.28, 1.68, 2.52, 1.92, 1.6, 1.6], "yaxis": "y"}, {"customdata": {"elided": "224x2 str values"}, "hovertemplate": "Meta_action_label=Turn sheets<br>Action_start_bvh_frame=%{x}<br>Duration_sec=%{y}<br>File=%{customdata[0]}<br>Action_label=%{customdata[1]}<extra></extra>", "legendgroup": "Turn sheets", "marker": {"color": "#FF97FF", "opacity": 0.55, "symbol": "circle"}, "mode": "markers", "name": "Turn sheets", "showlegend": true, "type": "scattergl", "x": {"elided": "224 int values"}, "xaxis": "x", "y": {"elided": "224 float values"}, "yaxis": "y"}, {"customdata": {"elided": "77x2 str values"}, "hovertemplate": "Meta_action_label=Put down subsystem<br>Action_start_bvh_frame=%{x}<br>Duration_sec=%{y}<br>File=%{customdata[0]}<br>Action_label=%{customdata[1]}<extra></extra>", "legendgroup": "Put down subsystem", "marker": {"color": "#FECB52", "opacity": 0.55, "symbol": "circle"}, "mode": "markers", "name": "Put down subsystem", "showlegend": true, "type": "scattergl", "x": [25892, 61301, 21938, 51785, 22679, 49387, 22345, 50005, 16876, 40957, 34123, 74605, 19891, 46321, 23056, 48857, 42862, 74134, 28519, 52918, 41557, 95649, 34117, 66253, 23690, 59096, 24229, 48597, 41800, 103163, 19493, 40789, 17707, 38307, 26085, 51874, 20605, 42656, 16910, 34607, 15359, 33058, 14665, 32711, 13208, 28549, 13170, 28006, 30276, 58837, 21482, 43740, 20505, 39730, 27585, 65075, 25711, 51527, 30422, 56620, 18977, 43400, 28953, 53521, 16815, 18558, 38478, 15466, 31375, 19119, 40752, 15800, 33995, 27721, 76257, 22423, 46560], "xaxis": "x", "y": [6.88, 8.28, 4.32, 2.28, 4.68, 2.32, 4.52, 2.64, 5.64, 4.44, 4.36, 4.68, 4.48, 4.76, 4.64, 4.56, 9.08, 5.04, 3.0, 5.52, 4.6, 5.12, 4.32, 7.76, 3.48, 6.4, 3.48, 3.76, 7.8, 12.88, 3.52, 3.96, 6.08, 4.44, 3.32, 2.8, 3.16, 2.84, 2.76, 2.84, 2.48, 4.68, 3.32, 3.64, 2.56, 5.36, 3.84, 2.64, 7.12, 5.16, 7.44, 7.2, 5.36, 5.64, 6.32, 4.04, 2.96, 8.8, 4.48, 6.2, 4.48, 7.08, 3.96, 7.72, 2.8, 1.4, 2.84, 2.72, 2.68, 3.16, 3.08, 3.56, 3.36, 8.52, 7.0, 5.24, 9.84], "yaxis": "y"}, {"customdata": [["P01_R01", "[OP070] Catch component"], ["P01_R02", "[OP070] Catch P360-1"], ["P01_R03", "[OP070] Catch P360-1"], ["P02_R01", "[OP070] Catch P360-1"], ["P02_R02", "[OP070] Catch P360-1"], ["P03_R01", "[OP070] Catch P360-1"], ["P03_R03", "[OP070] Catch P360-1"], ["P03_R04", "[OP070] Catch P360-1"], ["P04_R01", "[OP070] Catch P360-1"], ["P04_R02", "[OP070] Catch P360-1"], ["P05_R01", "[OP070] Catch P360-1"], ["P05_R02", "[OP070] Catch P360-1"], ["P05_R03", "[OP070] Catch P360-1"], ["P05_R04", "[OP070] Catch P360-1"], ["P06_R01", "[OP070] Catch P360-1"], ["P07_R01", "[OP070] Catch P360-1"], ["P07_R02", "[OP070] Catch P360-1"], ["P08_R01", "[OP070] Catch P360-1"], ["P08_R02", "[OP070] Catch P360-1"], ["P08_R03", "[OP070] Catch P360-1"], ["P08_R04", "[OP070] Catch P360-1"], ["P09_R01", "[OP070] Catch P360-1"], ["P09_R02", "[OP070] Catch P360-1"], ["P09_R03", "[OP070] Catch P360-1"], ["P10_R01", "[OP070] Catch P360-1"], ["P10_R02", "[OP070] Catch P360-1"], ["P10_R03", "[OP070] Catch P360-1"], ["P11_R01", "[OP070] Catch P360-1"], ["P11_R02", "[OP070] Catch P360-1"], ["P12_R01", "[OP070] Catch P360-1"], ["P12_R02", "[OP070] Catch P360-1"], ["P13_R02", "[OP070] Catch P360-1"], ["P14_R01", "[OP030] Catch component"], ["P14_R01", "[OP070] Catch P360-1"], ["P14_R02", "[OP070] Catch P360-1"], ["P15_R01", "[OP070] Catch P360-1"], ["P15_R02", "[OP070] Catch P360-1"], ["P16_R01", "[OP070] Catch P360-1"], ["P16_R02", "[OP070] Catch P360-1"]], "hovertemplate": "Meta_action_label=Take subsystem<br>Action_start_bvh_frame=%{x}<br>Duration_sec=%{y}<br>File=%{customdata[0]}<br>Action_label=%{customdata[1]}<extra></extra>", "legendgroup": "Take subsystem", "marker": {"color": "#636efa", "opacity": 0.55, "symbol": "circle"}, "mode": "markers", "name": "Take subsystem", "showlegend": true, "type": "scattergl", "x": [57231, 49081, 45453, 45471, 36924, 71333, 42353, 45703, 65210, 48963, 79320, 59613, 54559, 44566, 90528, 37695, 35313, 45409, 38646, 31668, 29794, 29530, 26563, 25568, 52838, 39117, 35270, 57055, 47420, 51087, 39591, 49525, 17310, 35573, 28703, 38347, 31471, 60584, 41432], "xaxis": "x", "y": [2.0, 4.12, 2.32, 4.84, 2.44, 1.92, 2.4, 2.24, 3.96, 3.8, 4.24, 3.24, 2.16, 2.32, 2.36, 1.88, 1.92, 1.84, 2.48, 1.76, 1.64, 1.8, 1.28, 2.2, 2.72, 2.44, 1.24, 4.68, 1.64, 3.4, 2.68, 3.84, 2.4, 1.76, 1.96, 2.12, 2.44, 5.04, 4.44], "yaxis": "y"}, {"customdata": {"elided": "385x2 str values"}, "hovertemplate": "Meta_action_label=Put down component<br>Action_start_bvh_frame=%{x}<br>Duration_sec=%{y}<br>File=%{customdata[0]}<br>Action_label=%{customdata[1]}<extra></extra>", "legendgroup": "Put down component", "marker": {"color": "#EF553B", "opacity": 0.55, "symbol": "circle"}, "mode": "markers", "name": "Put down component", "showlegend": true, "type": "scattergl", "x": {"elided": "385 int values"}, "xaxis": "x", "y": {"elided": "385 float values"}, "yaxis": "y"}, {"customdata": {"elided": "485x2 str values"}, "hovertemplate": "Meta_action_label=Take component<br>Action_start_bvh_frame=%{x}<br>Duration_sec=%{y}<br>File=%{customdata[0]}<br>Action_label=%{customdata[1]}<extra></extra>", "legendgroup": "Take component", "marker": {"color": "#00cc96", "opacity": 0.55, "symbol": "circle"}, "mode": "markers", "name": "Take component", "showlegend": true, "type": "scattergl", "x": {"elided": "485 int values"}, "xaxis": "x", "y": {"elided": "485 float values"}, "yaxis": "y"}, {"customdata": {"elided": "500x2 str values"}, "hovertemplate": "Meta_action_label=No action<br>Action_start_bvh_frame=%{x}<br>Duration_sec=%{y}<br>File=%{customdata[0]}<br>Action_label=%{customdata[1]}<extra></extra>", "legendgroup": "No action", "marker": {"color": "#ab63fa", "opacity": 0.55, "symbol": "circle"}, "mode": "markers", "name": "No action", "showlegend": true, "type": "scattergl", "x": {"elided": "500 int values"}, "xaxis": "x", "y": {"elided": "500 float values"}, "yaxis": "y"}], "layout": {"legend": {"title": {"text": "Meta_action_label"}, "tracegroupgap": 0}, "title": {"text": "Duration_sec vs Action_start_bvh_frame"}, "xaxis": {"anchor": "y", "domain": [0, 1], "title": {"text": "Action_start_bvh_frame"}}, "yaxis": {"anchor": "x", "domain": [0, 1], "title": {"text": "Duration_sec"}}}}
